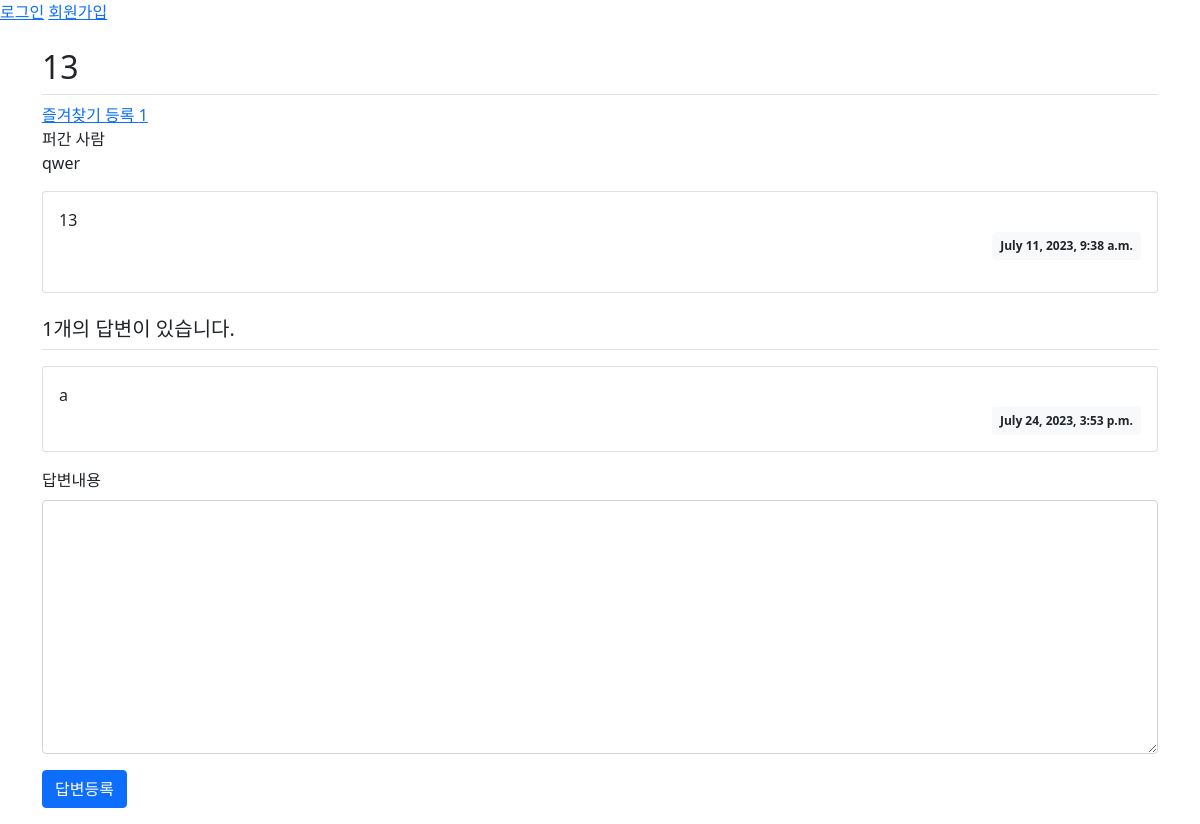
/pybo/7/, run on the app's committed database.
### pybo/models.py (models this page shows, shortened)
class Question(models.Model):
    subject = models.CharField(max_length = 200)
    author = models.ForeignKey(User, on_delete=models.CASCADE)
    content = models.TextField()
    create_date = models.DateTimeField()
    modify_date = models.DateTimeField(null=True, blank=True)
    star = models.ManyToManyField(User, related_name='stars',blank=True)

class Answer(models.Model):
    question = models.ForeignKey(Question, on_delete = models.CASCADE)
    content = models.TextField()
    create_date = models.DateTimeField()
    modify_date = models.DateTimeField(null=True, blank=True)

### pybo/views.py (the view)
# urls.py: path('<int:question_id>/', views.detail, name= 'detail'),
def detail(request, question_id):
    question = Question.objects.get(id=question_id)
    answer_list = Answer.objects.filter(question_id = question_id)
    context = {'question': question, 'answer_list': answer_list}
    return render(request, 'pybo/question_detail.html', context)

### templates/pybo/question_detail.html (shortened to what this page needs)
{% extends 'common/base.html' %}
{% block content %}
<div class="container my-3">
    <h2 class="border-bottom py-2">{{ question.subject }}</h2>
    <a href="{% url 'pybo:question_stars' question.id %} ">즐겨찾기 등록  {{ question.star.count }}</a>
    <div>퍼간 사람</div>
    {% for user in question.star.all %}
    <div>
        {{ user.username }}
    </div>
    {% endfor %}
    <div class="card my-3">
        <div class="card-body">
            <div class="card-text" style="white-space: pre-line;">{{ question.content }}</div>
            <div class="d-flex justify-content-end">
                <div class="badge bg-light text-dark p-2">
                    {{ question.create_date }}
                </div>
            </div>
        </div>
    </div>
    <h5 class="border-bottom my-3 py-2">{{question.answer_set.count}}개의 답변이 있습니다.</h5>
    {% for answer in question.answer_set.all %}
    <div class="card my-3">
        <div class="card-body">
            <div class="card-text" style="white-space: pre-line;">{{ answer.content }}</div>
            <div class="d-flex justify-content-end">
                <div class="badge bg-light text-dark p-2">
                    {{ answer.create_date }}
                </div>
            </div>
        </div>
    </div>
    {% endfor %}
    <form action="{% url 'pybo:answer_create' question.id %}" method="post" class="my-3">
        <div class="mb-3">
            <label for="content" class="form-label">답변내용</label>
            <textarea name="content" id="content" class="form-control" rows="10"></textarea>
        </div>
        <input type="submit" value="답변등록" class="btn btn-primary">
    </form>
</div>
{% endblock %}

### data on the page
Question: subject "13", star.count "1", content "13", create_date "July 11, 2023, 9:38 a.m.", answer_set.count "1"
Answer: content "a", create_date "July 24, 2023, 3:53 p.m."

### other printed values
{{ user.username }} "qwer"
